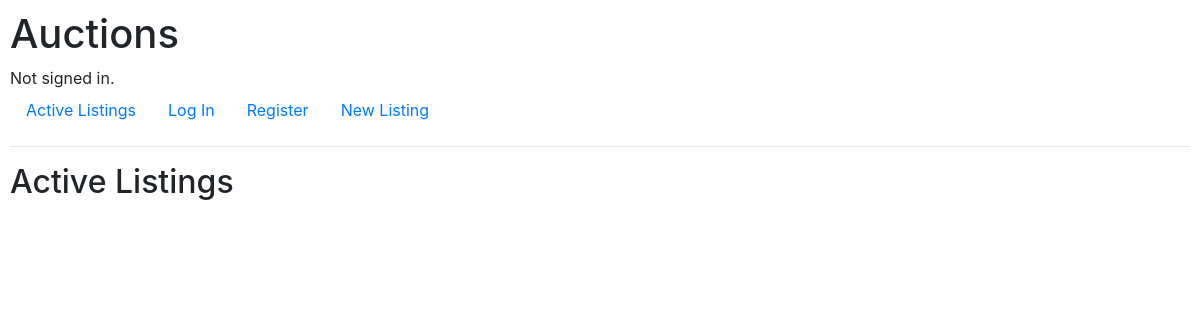
The page /listings on the database as committed earlier.
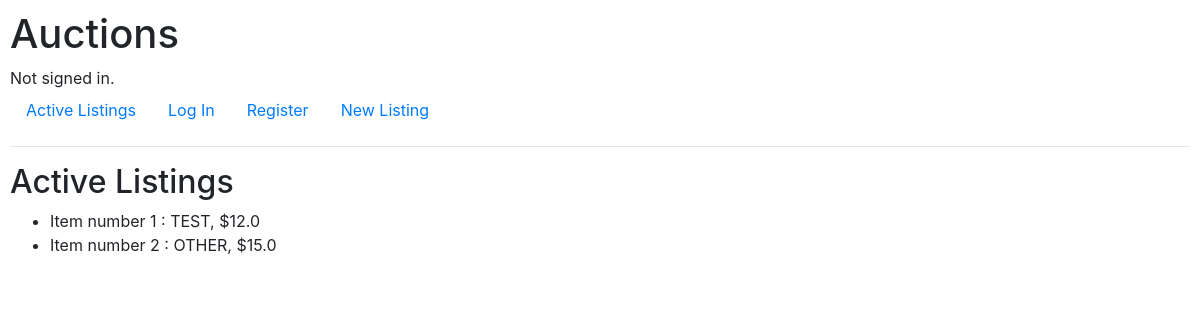
The same page on the database as committed later.
### auctions/models.py (models this page shows, shortened)
class Auction_Listing(models.Model):
    title = models.CharField(max_length=240)
    price = models.FloatField()
    user = models.ForeignKey(User, related_name="auction_user", on_delete=models.CASCADE)
    category = models.CharField(max_length=300, choices=CATEGORY_OPTIONS, default="other")
    description = models.TextField(max_length=1000)
    picture = models.CharField(max_length=300) #TODO
    date = models.DateTimeField(auto_now=True)

### auctions/views.py (the view)
# urls.py: path("listings", views.listings, name = "listings"),
def listings(request):
    return render(request, "auctions/listings.html", {
        "listings": Auction_Listing.objects.all()
    })

### auctions/templates/auctions/listings.html
{% extends "auctions/layout.html" %}
{% block body %}
    <h2>Active Listings</h2>
        <ul>
            {% for listing in listings %}
                <li>Item number {{ listing.id }} : {{ listing.title }}, ${{ listing.price }}</li>
            {% endfor %}
        </ul>
{% endblock %}

Rows that differ between the two databases and show on the page:
added Auction_Listing: id "1", title "TEST", price "12.0"
added Auction_Listing: id "2", title "OTHER", price "15.0"
